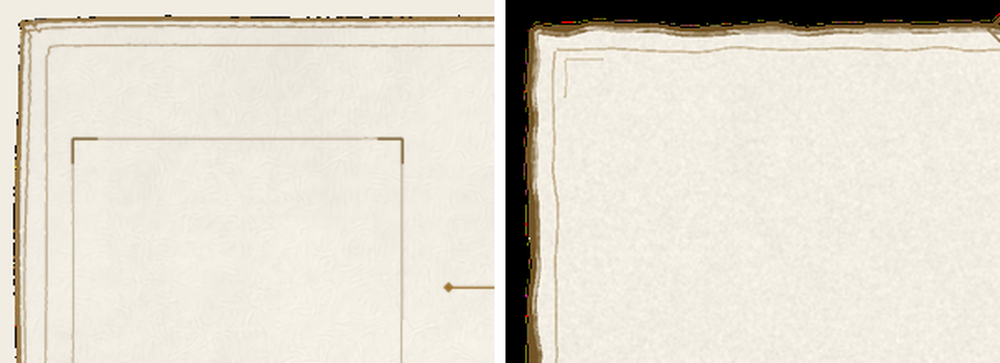
#> input picture art/ui/_draft/_cmp_corner.png, 1000 x 363 px, shrunk from 1820 x 660 before the run, found by its file name
$ python _v2_read2.py ../_cmp_corner.png 5
#> lines starting #> are read from the running program, lines starting #| are printed output that depends on the picture
# -*- coding: utf-8 -*-
"""苏丹参考图 —— 第二版读图器：针对「暗底 + 少量亮 UI」的图。
三视图：
  STAT  = 亮度分位（先看这幅图到底是暗底还是亮底）
  MASK  = 亮度阈值掩码（# = 亮 → 直接看 UI 结构轮廓，这是暗底图最有效的一招）
  PROJ  = 行/列亮像素计数剖面（定位框线、分区边界、槽位列）
用法：_v2_read2.py <相对路径> [MASK列数] [阈值...]
"""
import sys, os, io
from PIL import Image, ImageFilter
import numpy as np

REF = r"C:\Users\26464\IdeaProjects\endeavor\art\ui\_draft\_ref"

def render_mask(a, cols, thrs):
    H, W = a.shape
    rows = max(1, int(round(cols * (H / float(W)) * 0.55)))
    ys = np.linspace(0, H, rows + 1).astype(int)
    xs = np.linspace(0, W, cols + 1).astype(int)
    lines = {t: [] for t in thrs}
    for r in range(rows):
        acc = {t: [] for t in thrs}
        for c in range(cols):
            blk = a[ys[r]:ys[r + 1], xs[c]:xs[c + 1]]
            m = float(blk.mean()) if blk.size else 0.0
            for t in thrs:
                acc[t].append("#" if m >= t else ".")
        for t in thrs:
            lines[t].append("".join(acc[t]))
    return lines

def ruler(cols, W):
    per = W / float(cols)
    s = [" "] * cols
    for c in range(cols):
        if c % 10 == 0:
            t = str(int(c * per))
            for k, ch in enumerate(t):
                if c + k < cols: s[c + k] = ch
    return "".join(s)

buf = []
def P(*a): buf.append(" ".join(str(x) for x in a))

rel = sys.argv[1] if len(sys.argv) > 1 else "sudan_panel/ev_925g.png"
COLS = int(sys.argv[2]) if len(sys.argv) > 2 else 150
THRS = [int(x) for x in sys.argv[3:]] or None

f = os.path.join(REF, rel.replace("/", os.sep))
im = Image.open(f).convert("RGB")
#> im is the input picture: PIL image 1000x363 RGB; mean R, G, B 224.5, 218.9, 207.5
W, H = im.size
#> W = 1000; H = 363
g = im.convert("L").filter(ImageFilter.GaussianBlur(0.5))
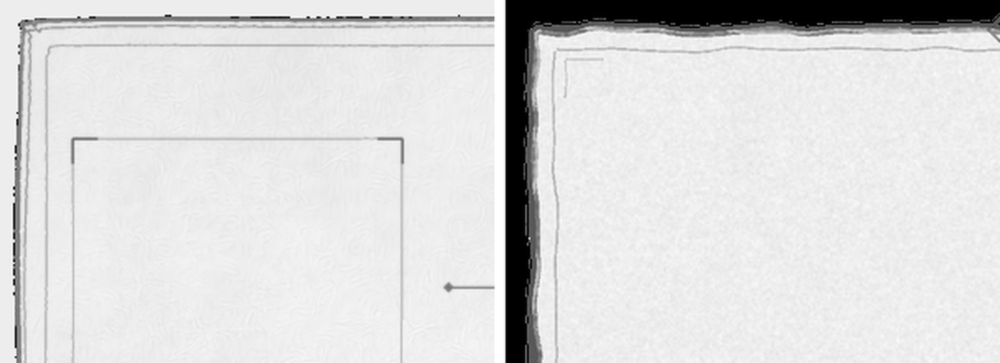
#> g: PIL image 1000x363 L; min 0, max 255, mean 219.1
a = np.asarray(g, dtype=np.float32)

qs = [0.1, 1, 5, 10, 25, 50, 75, 90, 95, 99, 99.9]
P("### %s  %dx%d  cell=%.2fpx/char" % (rel, W, H, W / float(COLS)))
P("### 亮度分位: " + "  ".join("p%s=%.0f" % (q, np.percentile(a, q)) for q in qs) + "  max=%.0f" % a.max())
P("### 亮像素占比: >40 %.1f%%  >60 %.1f%%  >80 %.1f%%  >100 %.1f%%  >130 %.1f%%" % tuple(
    (a > t).mean() * 100 for t in (40, 60, 80, 100, 130)))

if THRS is None:
    m = float(np.percentile(a, 50)); sd = float(a.std())
#> after `m = float(np.percentile(a, 50))`: m = 237
#> after `sd = float(a.std())`: sd = 56.23
    THRS = [int(m + sd * 0.6), int(m + sd * 1.4)]
#> THRS = [270, 315]

lines = render_mask(a, COLS, THRS)
#> in render_mask, `lines = {t: [] for t in thrs}`: lines = {270: [], 315: []}
#> the loop in render_mask, `for r in range(rows):` made 1 pass
#> lines = {270: ['.....'], 315: ['.....']}
for t in THRS:
    P("### MASK lum>=%d" % t)
    P("    " + ruler(COLS, W))
    for i, l in enumerate(lines[t]):
        P("%4d %s" % (int(i * (H / float(len(lines[t])))), l))
#> this loop made 2 passes
#> (t, per in ruler) on passes 1 to 2: (270, 200), (315, 200)

P("### 行亮像素计数（每行 lum>thr1 的像素数，找横线/横带）")
thr1 = THRS[0]
#> thr1 = 270
rows_cnt = (a >= thr1).sum(axis=1)
#> rows_cnt = 363 values from 0 to 0
step = max(1, H // 108)
#> step = 3
for y in range(0, H, step):
    seg = rows_cnt[y:y + step]
    v = int(seg.max())
    P("  y=%-5d %5d %s" % (y, v, "#" * min(120, v // 4)))

P("### 列亮像素计数（每列 lum>thr1 的像素数，找竖线/竖带）")
cols_cnt = (a >= thr1).sum(axis=0)
#> cols_cnt = 1000 values from 0 to 0
stepc = max(1, W // 150)
#> stepc = 6
for x in range(0, W, stepc):
    v = int(cols_cnt[x:x + stepc].max())
    P("  x=%-5d %5d %s" % (x, v, "#" * min(120, v // 3)))

io.open(os.path.join(REF, "_v2_read2_%s.log" % os.path.splitext(os.path.basename(rel))[0]),
        "w", encoding="utf-8").write("\n".join(buf))
print("\n".join(buf[:120]))
#> (printed output is left out)

$ run again, on components/godot-card-game-frame-main/cardImg/Cobalt.png
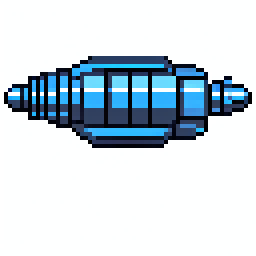
#> input picture components/godot-card-game-frame-main/cardImg/Cobalt.png, 64 x 64 px, found by its file name (shown 4 times larger)
#> im is the input picture: PIL image 64x64 RGB; mean R, G, B 204.2, 216.6, 224.9
#> `g = im.convert("L").filter(ImageFilter.GaussianBlur(0.5))`:
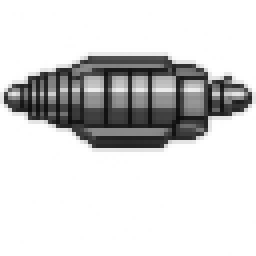
#> g: PIL image 64x64 L (shown 4 times larger); min 10, max 255, mean 214
#> m = 255
#> sd = 75.67
#> THRS = [300, 360]
#> in render_mask, `lines = {t: [] for t in thrs}`: lines = {300: [], 360: []}
#> `lines = render_mask(a, COLS, THRS)`: lines = {300: ['.....', '.....', '.....'], 360: ['.....', '.....', '.....']}
#> the loop `for t in THRS:` made 2 passes
#> (t, per in ruler) on passes 1 to 2: (300, 12.8), (360, 12.8)
#> thr1 = 300
#> rows_cnt = 64 values from 0 to 0
#> (printed output is left out)

$ run again, on components/godot-card-game-frame-main/cardImg/Cobalt_ore.png
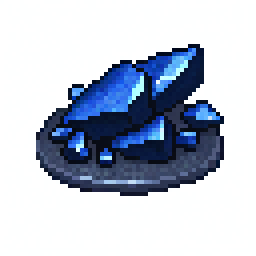
#> input picture components/godot-card-game-frame-main/cardImg/Cobalt_ore.png, 64 x 64 px, found by its file name (shown 4 times larger)
#> im is the input picture: PIL image 64x64 RGB; mean R, G, B 187.1, 195.2, 209.7
#> `g = im.convert("L").filter(ImageFilter.GaussianBlur(0.5))`:
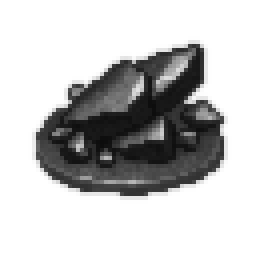
#> g: PIL image 64x64 L (shown 4 times larger); min 12, max 255, mean 194.6
#> m = 255
#> sd = 90.95
#> THRS = [309, 382]
#> in render_mask, `lines = {t: [] for t in thrs}`: lines = {309: [], 382: []}
#> `lines = render_mask(a, COLS, THRS)`: lines = {309: ['.....', '.....', '.....'], 382: ['.....', '.....', '.....']}
#> the loop `for t in THRS:` made 2 passes
#> (t, per in ruler) on passes 1 to 2: (309, 12.8), (382, 12.8)
#> thr1 = 309
#> rows_cnt = 64 values from 0 to 0
#> (printed output is left out)
